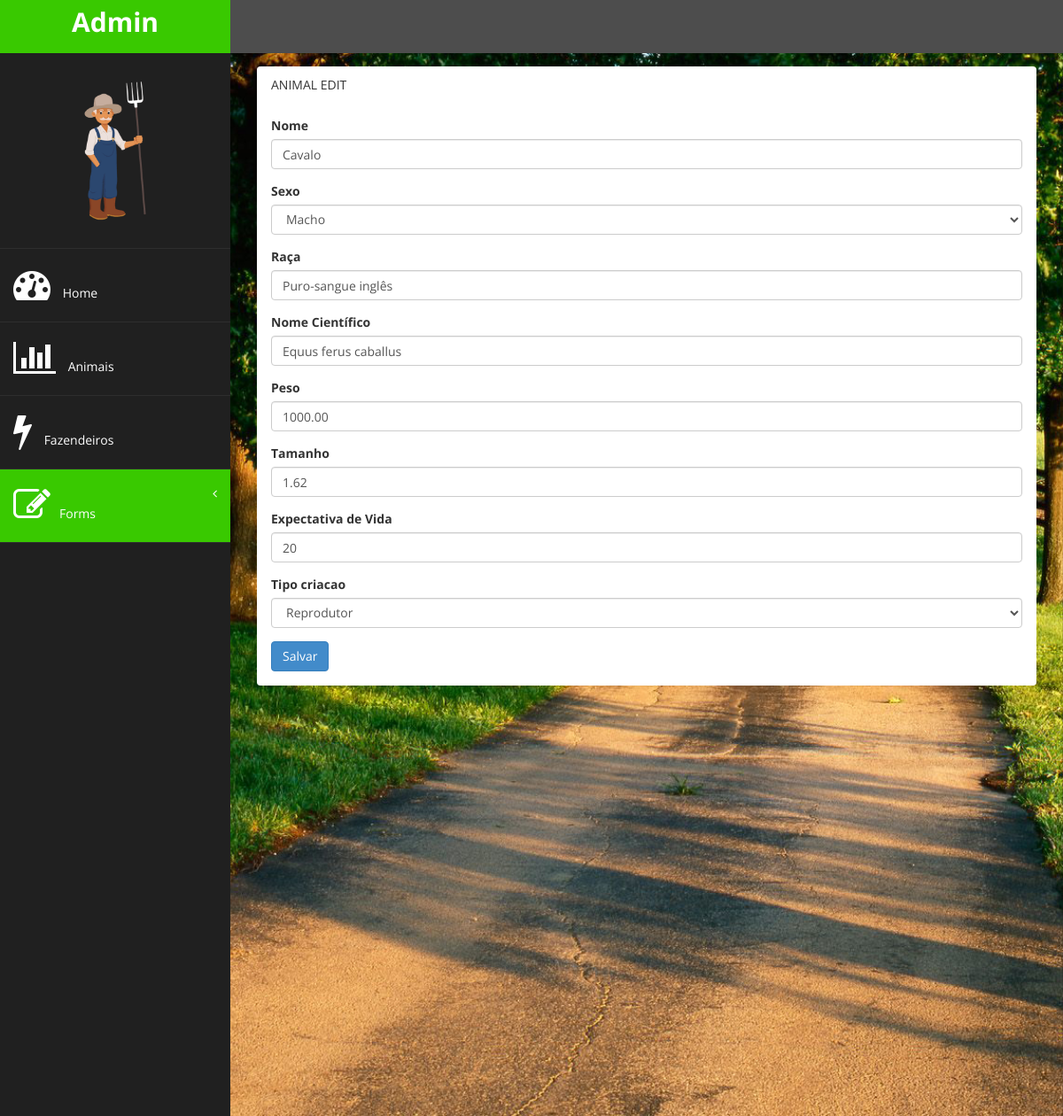
The app's page /gestao/animais/1/edit/ with its own data.
### gestao/models.py (models this page shows)
class Animal(models.Model):
      nome = models.CharField(max_length=20)
      sexo = models.CharField(max_length=1, choices=[('M','Macho'),('F','Fêmea')])
      raca = models.CharField(max_length=20, verbose_name='Raça')
      cientifico = models.CharField(max_length=20, verbose_name='Nome Científico')
      peso = models.DecimalField(max_digits=6, decimal_places=2)
      tamanho = models.DecimalField(max_digits=5,decimal_places=2)
      expectativa = models.IntegerField(verbose_name='Expectativa de Vida')
      tipo_criacao = models.CharField(max_length=10, choices=[('Abate','Abate'),('Reprodutor','Reprodutor')])

### gestao/views.py (the view)
# urls.py: path('animais/<int:animal_id>/edit/', views.animal_edit),
def animal_edit(request, animal_id):
      if request.method == 'POST':
            animal = Animal.objects.get(pk=animal_id)
            form = AnimalForm(request.POST, instance=animal)
            if form.is_valid():
                  form.save()
                  return redirect('/gestao/animais/')
            else:
                  return render(request, 'animal/edit.html', {'form':form, 'animal_id':animal_id})
      else:
            animal = Animal.objects.get(pk=animal_id)
            form = AnimalForm(instance=animal)
            return render(request, 'animal/edit.html', {'form':form, 'animal_id':animal_id})

### gestao/forms.py
class AnimalForm(ModelForm):
      class Meta:
            model = Animal
            fields = ('__all__')
            widgets = {
                  'nome':TextInput(attrs={'class':'form-control'}),
                  'sexo':Select(attrs={'class':'form-control'}),
                  'raca':TextInput(attrs={'class':'form-control'}),
                  'cientifico':TextInput(attrs={'class':'form-control'}),
                  'peso':NumberInput(attrs={'class':'form-control'}),
                  'tamanho':NumberInput(attrs={'class':'form-control'}),
                  'expectativa':NumberInput(attrs={'class':'form-control'}),
                  'tipo_criacao':Select(attrs={'class':'form-control'})
            }

### gestao/templates/animal/edit.html (shortened to what this page needs)
{% extends 'base.html' %} {% block active-form %} active-menu {% endblock %} {% block conteudo %}
<div class="row">
      <div class="col-md-12">
            <section class="panel">
                  <header class="panel-heading nome-form">
                        Animal Edit
                  </header>
                  <div class="panel-body">
                        <form role="form" action="/gestao/animais/{{animal_id}}/edit/" method="POST">
                              {% for c in form %} {% csrf_token %}
                              <div class="form-group">
                                    <label for="{{c.id_for_label}}">{{c.label}}</label>
                                    <div>
                                          {{c}}
                                    </div>
                              </div>
                              {% endfor %}
                              <button type="submit" class="btn btn-primary">Salvar</button>
                        </form>
                  </div>
            </section>
      </div>
</div>
{% endblock %}

### gestao/static/assets/css/custom.css (style rules this page uses)
body { font-family: 'Open Sans', sans-serif; }

### gestao/static/assets/css/style.css (style rules this page uses)
.nome-form { text-transform: uppercase; }

### records on screen
Animal: form "Cavalo" "Macho" "Puro-sangue inglês" "Equus ferus caballus" "1000.00" "1.62" "20" "Reprodutor"

### other values on screen
{{ c.label }} "Nome" "Sexo" "Raça" "Nome Científico" "Peso" "Tamanho" "Expectativa de Vida" "Tipo criacao"
